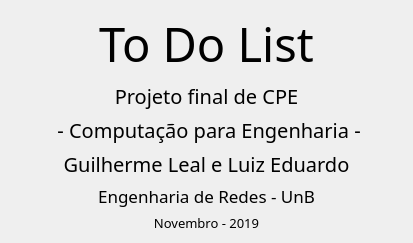
<?xml version="1.0" encoding="UTF-8"?>
<ui version="4.0">
 <class>sobre</class>
 <widget class="QDialog" name="sobre">
  <property name="geometry">
   <rect>
    <x>0</x>
    <y>0</y>
    <width>413</width>
    <height>237</height>
   </rect>
  </property>
  <property name="windowTitle">
   <string>Sobre</string>
  </property>
  <layout class="QGridLayout" name="gridLayout">
   <item row="0" column="0">
    <widget class="QLabel" name="label">
     <property name="font">
      <font>
       <family>Philosopher</family>
       <pointsize>35</pointsize>
      </font>
     </property>
     <property name="autoFillBackground">
      <bool>false</bool>
     </property>
     <property name="text">
      <string>To Do List</string>
     </property>
     <property name="alignment">
      <set>Qt::AlignCenter</set>
     </property>
     <property name="wordWrap">
      <bool>false</bool>
     </property>
    </widget>
   </item>
   <item row="1" column="0">
    <layout class="QVBoxLayout" name="verticalLayout">
     <item>
      <spacer name="verticalSpacer_3">
       <property name="orientation">
        <enum>Qt::Vertical</enum>
       </property>
       <property name="sizeHint" stdset="0">
        <size>
         <width>20</width>
         <height>40</height>
        </size>
       </property>
      </spacer>
     </item>
     <item>
      <widget class="QLabel" name="label_3">
       <property name="font">
        <font>
         <family>Philosopher</family>
         <pointsize>15</pointsize>
        </font>
       </property>
       <property name="autoFillBackground">
        <bool>false</bool>
       </property>
       <property name="text">
        <string>Projeto final de CPE</string>
       </property>
       <property name="alignment">
        <set>Qt::AlignCenter</set>
       </property>
       <property name="wordWrap">
        <bool>false</bool>
       </property>
      </widget>
     </item>
     <item>
      <widget class="QLabel" name="label_6">
       <property name="font">
        <font>
         <family>Philosopher</family>
         <pointsize>15</pointsize>
        </font>
       </property>
       <property name="text">
        <string> - Computação para Engenharia -</string>
       </property>
       <property name="alignment">
        <set>Qt::AlignCenter</set>
       </property>
      </widget>
     </item>
     <item>
      <widget class="QLabel" name="label_2">
       <property name="font">
        <font>
         <family>Philosopher</family>
         <pointsize>15</pointsize>
        </font>
       </property>
       <property name="autoFillBackground">
        <bool>false</bool>
       </property>
       <property name="text">
        <string>Guilherme Leal e Luiz Eduardo</string>
       </property>
       <property name="alignment">
        <set>Qt::AlignCenter</set>
       </property>
       <property name="wordWrap">
        <bool>false</bool>
       </property>
      </widget>
     </item>
     <item>
      <widget class="QLabel" name="label_4">
       <property name="font">
        <font>
         <family>Philosopher</family>
         <pointsize>13</pointsize>
        </font>
       </property>
       <property name="autoFillBackground">
        <bool>false</bool>
       </property>
       <property name="text">
        <string>Engenharia de Redes - UnB</string>
       </property>
       <property name="alignment">
        <set>Qt::AlignCenter</set>
       </property>
       <property name="wordWrap">
        <bool>false</bool>
       </property>
      </widget>
     </item>
     <item>
      <widget class="QLabel" name="label_5">
       <property name="font">
        <font>
         <family>Philosopher</family>
         <pointsize>10</pointsize>
        </font>
       </property>
       <property name="autoFillBackground">
        <bool>false</bool>
       </property>
       <property name="text">
        <string>Novembro - 2019</string>
       </property>
       <property name="alignment">
        <set>Qt::AlignCenter</set>
       </property>
       <property name="wordWrap">
        <bool>false</bool>
       </property>
      </widget>
     </item>
     <item>
      <spacer name="verticalSpacer">
       <property name="orientation">
        <enum>Qt::Vertical</enum>
       </property>
       <property name="sizeHint" stdset="0">
        <size>
         <width>20</width>
         <height>40</height>
        </size>
       </property>
      </spacer>
     </item>
    </layout>
   </item>
  </layout>
 </widget>
 <resources/>
 <connections/>
</ui>
